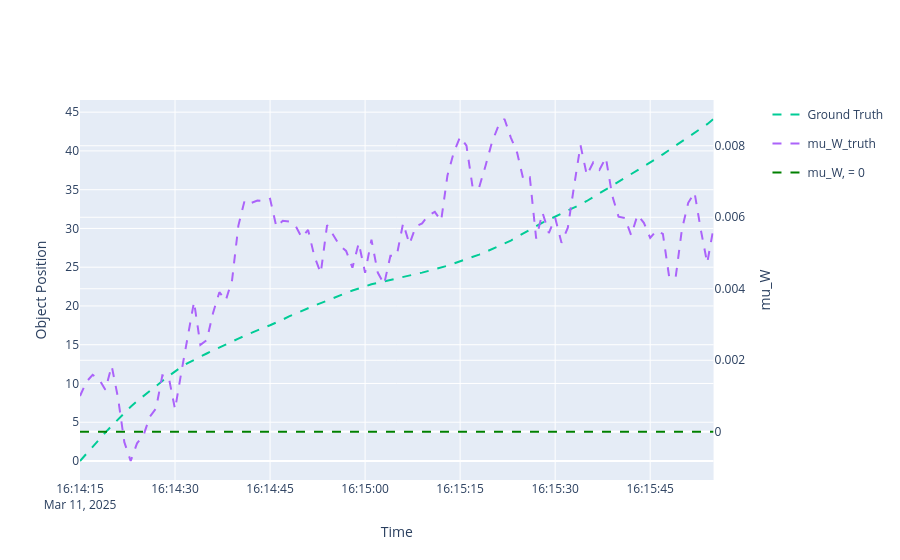

The code cell stored with this chart in its notebook:
### Code cell
# ###1D plotting capabilities and smoother uncertainties
# Plotting a single 1D component against time is possible in Stone Soup by setting the dimension parameter equal to Dimension.ONE.
#
# These plots may provide a clearer insight into how the underlying process evolves over time.  
# 
# We will look at a 1D plot of the x-position and x-velocity components, using mapping=[0] and mapping=[2] respectively. 
# To look at y-components, change the mapping to [1] and [3]. The mapping for mu, which only has x and y, are [0] and [1] respectively.

# For clarity, we will plot mu_W on a secondary axis. 

#First initialise the plots.

colorway=colors.qualitative.Plotly[1:]
position_plotter= Plotterly(autosize=False, width=600,height=600,dimension=Dimension.ONE)
position_plotter.fig = make_subplots(specs=[[{"secondary_y": True}]])
position_plotter.fig.update_yaxes(secondary_y=False,title_text="Object Position")
position_plotter.fig.update_yaxes(secondary_y=True,title_text="mu_W")
position_plotter.fig.update_xaxes(title_text="Time")
position_plotter.fig.add_scatter(y=np.zeros_like(truth), x=timesteps, name=f'mu_W, = 0',secondary_y=True,line=dict(color="green",dash='dash'))
position_plotter.fig.layout.colorway=colorway

position_plotter.plot_ground_truths(truth, [0])
position_plotter.plot_ground_truths(mu_W_groundtruth, [0], secondary_y=True, label='mu_W_truth')
position_plotter.fig
